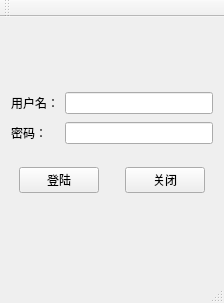
<?xml version="1.0" encoding="UTF-8"?>
<ui version="4.0">
 <class>MainWindow</class>
 <widget class="QMainWindow" name="MainWindow">
  <property name="geometry">
   <rect>
    <x>0</x>
    <y>0</y>
    <width>224</width>
    <height>303</height>
   </rect>
  </property>
  <property name="windowTitle">
   <string>MainWindow</string>
  </property>
  <widget class="QWidget" name="centralWidget">
   <layout class="QVBoxLayout" name="verticalLayout">
    <item>
     <widget class="QWidget" name="widget" native="true">
      <layout class="QHBoxLayout" name="horizontalLayout">
       <property name="leftMargin">
        <number>0</number>
       </property>
       <property name="topMargin">
        <number>0</number>
       </property>
       <property name="rightMargin">
        <number>0</number>
       </property>
       <property name="bottomMargin">
        <number>0</number>
       </property>
       <item>
        <spacer name="horizontalSpacer">
         <property name="orientation">
          <enum>Qt::Horizontal</enum>
         </property>
         <property name="sizeHint" stdset="0">
          <size>
           <width>34</width>
           <height>20</height>
          </size>
         </property>
        </spacer>
       </item>
       <item>
        <widget class="QLabel" name="label">
         <property name="maximumSize">
          <size>
           <width>120</width>
           <height>150</height>
          </size>
         </property>
         <property name="text">
          <string/>
         </property>
         <property name="pixmap">
          <pixmap>../../tubiao/Delphi.jpg</pixmap>
         </property>
         <property name="scaledContents">
          <bool>true</bool>
         </property>
        </widget>
       </item>
       <item>
        <spacer name="horizontalSpacer_2">
         <property name="orientation">
          <enum>Qt::Horizontal</enum>
         </property>
         <property name="sizeHint" stdset="0">
          <size>
           <width>34</width>
           <height>20</height>
          </size>
         </property>
        </spacer>
       </item>
      </layout>
     </widget>
    </item>
    <item>
     <widget class="QWidget" name="widget_2" native="true">
      <layout class="QGridLayout" name="gridLayout">
       <property name="leftMargin">
        <number>0</number>
       </property>
       <property name="topMargin">
        <number>0</number>
       </property>
       <property name="rightMargin">
        <number>0</number>
       </property>
       <property name="bottomMargin">
        <number>0</number>
       </property>
       <item row="0" column="0">
        <widget class="QLabel" name="label_2">
         <property name="text">
          <string>用户名：</string>
         </property>
        </widget>
       </item>
       <item row="0" column="1">
        <widget class="QLineEdit" name="lineEdit"/>
       </item>
       <item row="1" column="0">
        <widget class="QLabel" name="label_3">
         <property name="text">
          <string>密码：</string>
         </property>
        </widget>
       </item>
       <item row="1" column="1">
        <widget class="QLineEdit" name="lineEdit_2"/>
       </item>
      </layout>
     </widget>
    </item>
    <item>
     <widget class="QWidget" name="widget_3" native="true">
      <layout class="QGridLayout" name="gridLayout_2">
       <property name="leftMargin">
        <number>0</number>
       </property>
       <property name="topMargin">
        <number>0</number>
       </property>
       <property name="rightMargin">
        <number>0</number>
       </property>
       <property name="bottomMargin">
        <number>0</number>
       </property>
       <property name="verticalSpacing">
        <number>0</number>
       </property>
       <item row="0" column="2">
        <spacer name="horizontalSpacer_5">
         <property name="orientation">
          <enum>Qt::Horizontal</enum>
         </property>
         <property name="sizeType">
          <enum>QSizePolicy::Fixed</enum>
         </property>
         <property name="sizeHint" stdset="0">
          <size>
           <width>20</width>
           <height>20</height>
          </size>
         </property>
        </spacer>
       </item>
       <item row="0" column="4">
        <spacer name="horizontalSpacer_4">
         <property name="orientation">
          <enum>Qt::Horizontal</enum>
         </property>
         <property name="sizeHint" stdset="0">
          <size>
           <width>2</width>
           <height>20</height>
          </size>
         </property>
        </spacer>
       </item>
       <item row="0" column="0">
        <spacer name="horizontalSpacer_3">
         <property name="orientation">
          <enum>Qt::Horizontal</enum>
         </property>
         <property name="sizeHint" stdset="0">
          <size>
           <width>1</width>
           <height>20</height>
          </size>
         </property>
        </spacer>
       </item>
       <item row="0" column="1">
        <widget class="QPushButton" name="pushButton_3">
         <property name="text">
          <string>登陆</string>
         </property>
        </widget>
       </item>
       <item row="0" column="3">
        <widget class="QPushButton" name="pushButton">
         <property name="text">
          <string>关闭</string>
         </property>
        </widget>
       </item>
      </layout>
     </widget>
    </item>
    <item>
     <widget class="smallWidget" name="widget_4" native="true"/>
    </item>
   </layout>
  </widget>
  <widget class="QMenuBar" name="menuBar">
   <property name="geometry">
    <rect>
     <x>0</x>
     <y>0</y>
     <width>224</width>
     <height>23</height>
    </rect>
   </property>
  </widget>
  <widget class="QToolBar" name="mainToolBar">
   <attribute name="toolBarArea">
    <enum>TopToolBarArea</enum>
   </attribute>
   <attribute name="toolBarBreak">
    <bool>false</bool>
   </attribute>
  </widget>
  <widget class="QStatusBar" name="statusBar"/>
 </widget>
 <layoutdefault spacing="6" margin="11"/>
 <customwidgets>
  <customwidget>
   <class>smallWidget</class>
   <extends>QWidget</extends>
   <header location="global">smallwidget.h</header>
   <container>1</container>
  </customwidget>
 </customwidgets>
 <resources/>
 <connections/>
</ui>
